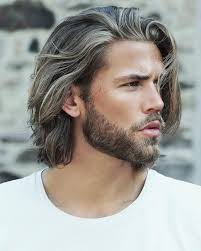
#> input picture data/input.jpeg, 201 x 251 px
$ jupyter execute --allow-errors work.ipynb
#> lines starting #> are read from the running program, lines starting #| are printed output that depends on the picture; after the words box and inside, x2 and y2 are one past the last pixel; in counts of white or black regions, pixels touching at a corner belong together
[cell 1]
import torch
import torch.nn as nn
import numpy as np
from PIL import Image
import cv2
import os
import sys
sys.path.append("MODNet/src")


from models.modnet import MODNet

#> (the rest of this cell did not finish here and is left out)

[cell 2]
import cv2
import numpy as np
from PIL import Image
import os

def refine_hair_mask(portrait_image_path, matte_image_path, output_path='results/hair_only.png'):


    # === ИСПРАВЛЕНИЕ: Загрузка через PIL (работает с кириллицей) ===
#> called with portrait_image_path = 'data/input.jpeg', matte_image_path = 'results/portrait_matte.png', output_path = 'results/hair_only.png'
    try:
        original_pil = Image.open(portrait_image_path).convert('RGB')
#> original_pil is the input picture: PIL image 201x251 RGB; mean R, G, B 158.1, 156.2, 150.7
        matte_pil = Image.open(matte_image_path).convert('RGBA')
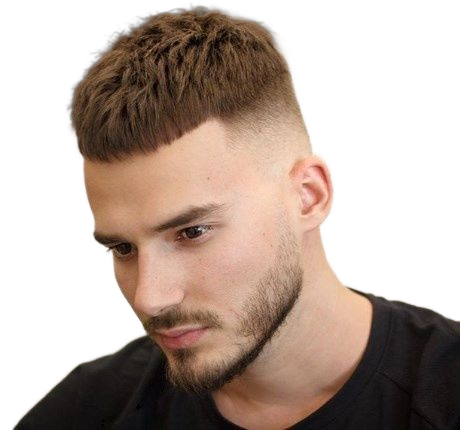
#> input picture results/portrait_matte.png, 460 x 430 px
#> matte_pil is the input picture: PIL image 460x430 RGBA; mean R, G, B, A 146.9, 125.4, 110.8, 141.2
    except Exception as e:
        raise FileNotFoundError(f"Failed to load images: {e}")

    # Конвертация PIL -> OpenCV (BGR)
    original = cv2.cvtColor(np.array(original_pil), cv2.COLOR_RGB2BGR)

    # Для матты берем альфа-канал
    matte_rgba = np.array(matte_pil)
    if matte_rgba.shape[2] == 4:
        matte = matte_rgba[:, :, 3]  # Альфа-канал
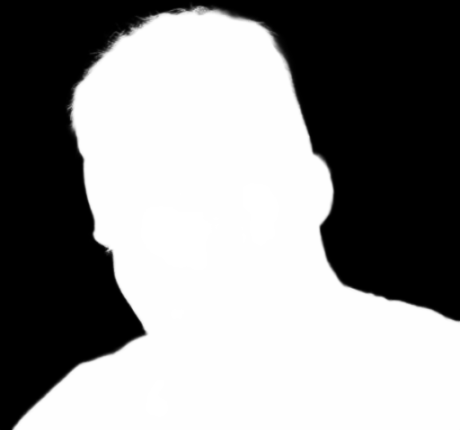
#> matte: shape (430, 460); min 0, max 255, mean 141.2
    else:
        matte = cv2.cvtColor(matte_rgba, cv2.COLOR_RGB2GRAY)

    # === 1. Бинарная маска ===
    _, binary_mask = cv2.threshold(matte, 25, 255, cv2.THRESH_BINARY)
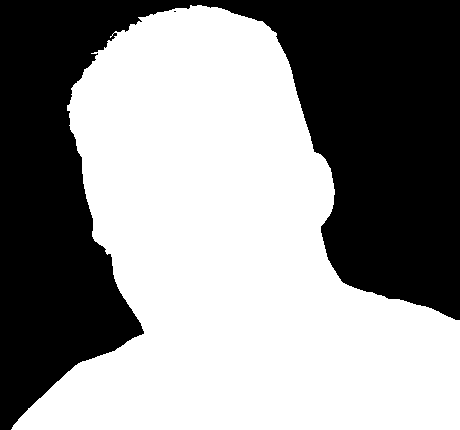
#> binary_mask: shape (430, 460); 56.6% white; 2 black regions (1 under 20 px)

    # === 2. Контур головы ===
    contours, _ = cv2.findContours(binary_mask, cv2.RETR_EXTERNAL, cv2.CHAIN_APPROX_SIMPLE)
#> contours = 1 contour; box (x1, y1, x2, y2) and area: (11, 5, 460, 430) 111175
    if not contours:
        h, w = matte.shape
        x, y, w, h = int(w*0.25), int(h*0.1), int(w*0.5), int(h*0.6)
    else:
        c = max(contours, key=cv2.contourArea)
#> c = contour of 567 points, box (x1, y1, x2, y2) (11, 5, 460, 430), area 111175
        x, y, w, h = cv2.boundingRect(c)
#> x = 11; y = 5; w = 449; h = 425

    # === 3. Зона волос (верхняя часть) ===
    hair_roi_y = int(y)
#> hair_roi_y = 5
    hair_roi_h = int(h * 0.45)
#> hair_roi_h = 191

    hair_zone_mask = np.zeros_like(matte)
    cv2.rectangle(hair_zone_mask, (x, hair_roi_y), (x + w, hair_roi_y + hair_roi_h), 255, -1)
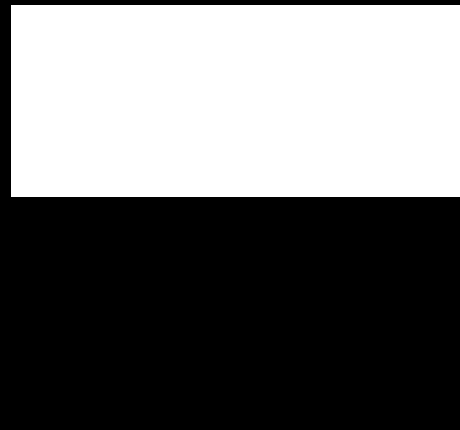
#> hair_zone_mask: shape (430, 460); 43.6% white; 1 white region, box (x1, y1, x2, y2) and area: (11, 5, 460, 197) 86208

    # === 4. Объединение масок ===
    hair_mask = cv2.bitwise_and(matte, matte, mask=hair_zone_mask)
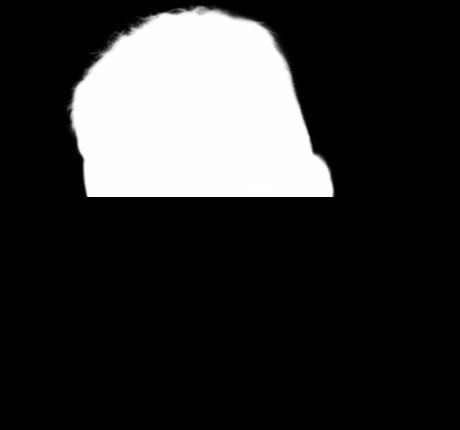
#> hair_mask: shape (430, 460); min 0, max 255, mean 49.1

    # === 5. Морфология ===
    kernel = np.ones((5,5), np.uint8)
    dilated_mask = cv2.dilate(hair_mask, kernel, iterations=2)
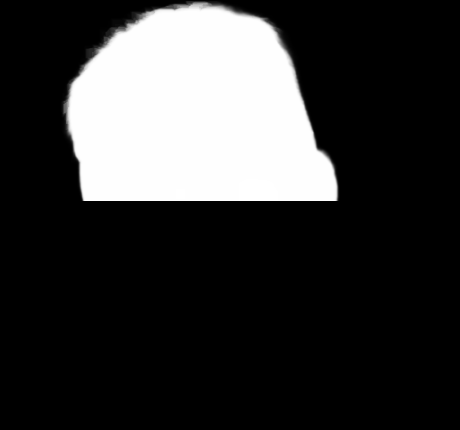
#> dilated_mask: shape (430, 460); min 0, max 255, mean 53.9
    eroded_mask = cv2.erode(dilated_mask, kernel, iterations=1)
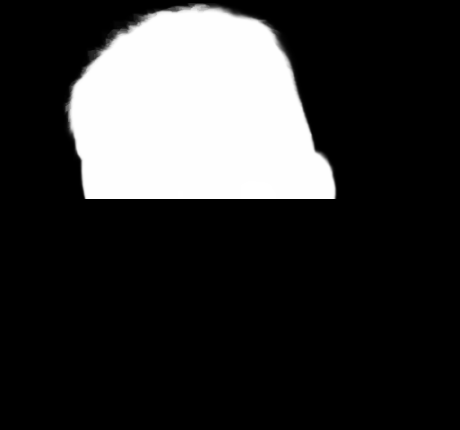
#> eroded_mask: shape (430, 460); min 0, max 255, mean 51.6

    # === 6. Сохранение результата ===
    os.makedirs(os.path.dirname(output_path), exist_ok=True)

    # Создаем RGBA изображение
    b, g, r = cv2.split(original)
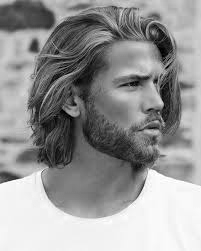
#> b: shape (251, 201); min 0, max 255, mean 150.7
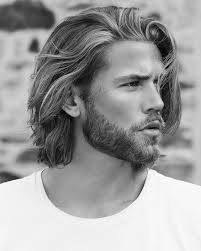
#> g: shape (251, 201); min 0, max 255, mean 156.2
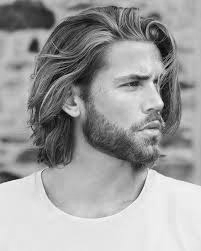
#> r: shape (251, 201); min 1, max 253, mean 158.1
    rgba = [b, g, r, eroded_mask]
    dst = cv2.merge(rgba, 4)

    cv2.imwrite(output_path, dst)
    print(f"✅ Hair mask saved to {output_path}")

    # === Отладочные файлы ===
    cv2.imwrite('results/debug_binary_mask.png', binary_mask)
    cv2.imwrite('results/debug_hair_zone.png', hair_zone_mask)
    cv2.imwrite('results/debug_final_mask.png', eroded_mask)

#> (the rest of this cell did not finish here and is left out)

[cell 3]
import cv2
import numpy as np
import mediapipe as mp
from PIL import Image
import os

class FaceLandmarkDetector:
    def __init__(self):
        self.mp_face_mesh = mp.solutions.face_mesh
        self.face_mesh = self.mp_face_mesh.FaceMesh(
            static_image_mode=True,
            max_num_faces=1,
            refine_landmarks=False,
            min_detection_confidence=0.5
        )

        # Ключевые точки для волос (MediaPipe Face Mesh)
        self.hairline_points = [
            10, 151, 162, 163, 164, 165, 166, 167,  # Линия волос спереди
            12, 13, 14, 15, 16, 17,  # Лоб
        ]

    # [52 lines left out: function get_hair_region, not called in this run]

    def close(self):
        self.face_mesh.close()


def refine_hair_mask_with_landmarks(portrait_image_path, matte_image_path, output_path='results/hair_only.png'):
    """
    Улучшенная версия с использованием MediaPipe Face Mesh.
    """
#> called with portrait_image_path = 'data/input.jpeg', matte_image_path = 'results/portrait_matte.png', output_path = 'results/hair_only.png'
    # === Загрузка изображений (через PIL для кириллицы) ===
    original_pil = Image.open(portrait_image_path).convert('RGB')
    matte_pil = Image.open(matte_image_path).convert('RGBA')

    original = cv2.cvtColor(np.array(original_pil), cv2.COLOR_RGB2BGR)
    matte_rgba = np.array(matte_pil)

    if matte_rgba.shape[2] == 4:
        matte = matte_rgba[:, :, 3]
    else:
        matte = cv2.cvtColor(matte_rgba, cv2.COLOR_RGB2GRAY)

    height, width = matte.shape
#> height = 430; width = 460

    # === Получаем зону волос из лэндмарков ===
    detector = FaceLandmarkDetector()
    hair_bbox = detector.get_hair_region(portrait_image_path)
    detector.close()

    # === Fallback если лицо не найдено ===
    if hair_bbox is None:
        contours, _ = cv2.findContours(
            cv2.threshold(matte, 25, 255, cv2.THRESH_BINARY)[1],
            cv2.RETR_EXTERNAL,
            cv2.CHAIN_APPROX_SIMPLE
        )
        if contours:
            c = max(contours, key=cv2.contourArea)
            x, y, w, h = cv2.boundingRect(c)
            hair_bbox = {
                'x': x,
                'y': y,
                'w': w,
                'h': int(h * 0.25)
            }

    # === Создаем маску зоны волос ===
    hair_zone_mask = np.zeros_like(matte)
    cv2.rectangle(
        hair_zone_mask,
        (hair_bbox['x'], hair_bbox['y']),
        (hair_bbox['x'] + hair_bbox['w'], hair_bbox['y'] + hair_bbox['h']),
        255,
        -1
    )

    # === Объединение с маттой ===
    hair_mask = cv2.bitwise_and(matte, matte, mask=hair_zone_mask)

    # === Морфология ===
    kernel = np.ones((5, 5), np.uint8)
    dilated_mask = cv2.dilate(hair_mask, kernel, iterations=2)
    eroded_mask = cv2.erode(dilated_mask, kernel, iterations=1)

    # === Сохранение ===
    os.makedirs(os.path.dirname(output_path), exist_ok=True)

    b, g, r = cv2.split(original)
    rgba = [b, g, r, eroded_mask]
    dst = cv2.merge(rgba, 4)

    cv2.imwrite(output_path, dst)
    cv2.imwrite('results/debug_hair_zone_landmarks.png', hair_zone_mask)
    cv2.imwrite('results/debug_final_mask_landmarks.png', eroded_mask)

    print(f"✅ Hair mask saved to {output_path}")


if __name__ == "__main__":
    refine_hair_mask_with_landmarks('data/input.jpeg', 'results/portrait_matte.png')
#> (the call stopped at in __init__, `self.face_mesh = self.mp_face_mesh.FaceMesh( static_image_mode=True, m..`: mediapipe is not available in this run)
